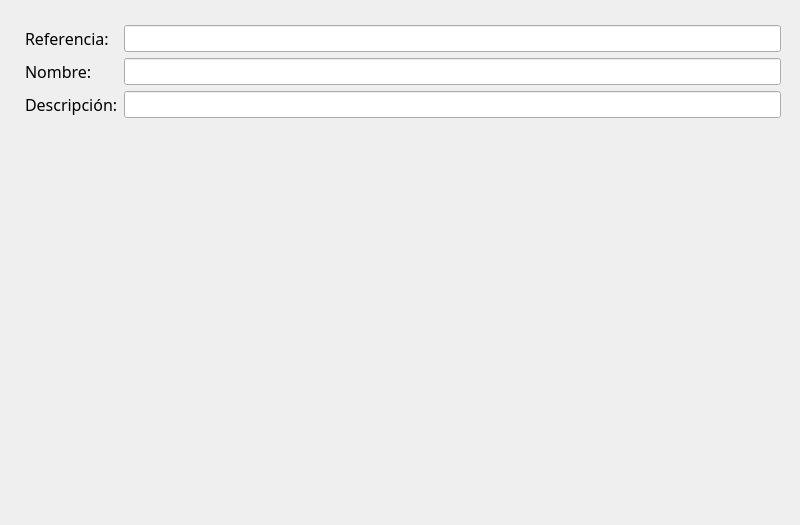
<?xml version="1.0" encoding="UTF-8"?>
<ui version="4.0">
 <class>wdTareas</class>
 <widget class="QWidget" name="wdTareas">
  <property name="geometry">
   <rect>
    <x>0</x>
    <y>0</y>
    <width>800</width>
    <height>525</height>
   </rect>
  </property>
  <property name="windowTitle">
   <string>Form</string>
  </property>
  <widget class="QWidget" name="formLayoutWidget">
   <property name="geometry">
    <rect>
     <x>20</x>
     <y>20</y>
     <width>761</width>
     <height>211</height>
    </rect>
   </property>
   <layout class="QFormLayout" name="formLayout">
    <property name="sizeConstraint">
     <enum>QLayout::SetDefaultConstraint</enum>
    </property>
    <property name="fieldGrowthPolicy">
     <enum>QFormLayout::AllNonFixedFieldsGrow</enum>
    </property>
    <property name="rowWrapPolicy">
     <enum>QFormLayout::DontWrapRows</enum>
    </property>
    <property name="labelAlignment">
     <set>Qt::AlignLeading|Qt::AlignLeft|Qt::AlignTop</set>
    </property>
    <property name="leftMargin">
     <number>5</number>
    </property>
    <property name="topMargin">
     <number>5</number>
    </property>
    <item row="0" column="0">
     <widget class="QLabel" name="label">
      <property name="font">
       <font>
        <family>Zekton</family>
        <pointsize>12</pointsize>
       </font>
      </property>
      <property name="text">
       <string>Referencia:</string>
      </property>
      <property name="buddy">
       <cstring>leRef</cstring>
      </property>
     </widget>
    </item>
    <item row="0" column="1">
     <widget class="ifCadena" name="leRef">
      <property name="maximumSize">
       <size>
        <width>663</width>
        <height>16777215</height>
       </size>
      </property>
      <property name="font">
       <font>
        <pointsize>12</pointsize>
       </font>
      </property>
     </widget>
    </item>
    <item row="2" column="0">
     <widget class="QLabel" name="label_2">
      <property name="font">
       <font>
        <family>Zekton</family>
        <pointsize>12</pointsize>
       </font>
      </property>
      <property name="text">
       <string>Descripción:</string>
      </property>
      <property name="buddy">
       <cstring>leDescripcion</cstring>
      </property>
     </widget>
    </item>
    <item row="1" column="0">
     <widget class="QLabel" name="label_3">
      <property name="font">
       <font>
        <family>Zekton</family>
        <pointsize>12</pointsize>
       </font>
      </property>
      <property name="text">
       <string>Nombre: </string>
      </property>
      <property name="buddy">
       <cstring>leNombre</cstring>
      </property>
     </widget>
    </item>
    <item row="1" column="1">
     <widget class="ifCadena" name="leNombre">
      <property name="font">
       <font>
        <pointsize>12</pointsize>
       </font>
      </property>
     </widget>
    </item>
    <item row="2" column="1">
     <widget class="ifCadena" name="leDescripcion">
      <property name="font">
       <font>
        <pointsize>12</pointsize>
       </font>
      </property>
     </widget>
    </item>
   </layout>
   <zorder>leDescripcion</zorder>
   <zorder>leNombre</zorder>
   <zorder>leRef</zorder>
   <zorder>label</zorder>
   <zorder>label_2</zorder>
   <zorder>label_3</zorder>
  </widget>
 </widget>
 <customwidgets>
  <customwidget>
   <class>ifCadena</class>
   <extends>QLineEdit</extends>
   <header>Interfaz/ifCampos.h</header>
  </customwidget>
 </customwidgets>
 <tabstops>
  <tabstop>leRef</tabstop>
  <tabstop>leNombre</tabstop>
  <tabstop>leDescripcion</tabstop>
 </tabstops>
 <resources/>
 <connections/>
</ui>
